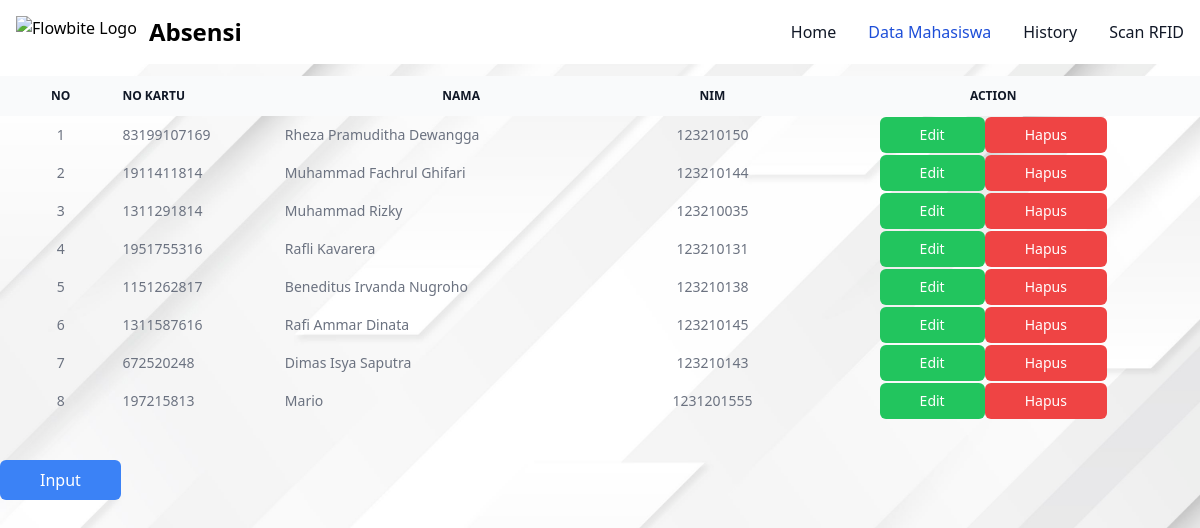
/datamahasiswa.php, run on the app's committed database.
### tables this page shows
CREATE TABLE `mahasiswa` (
  `id` int(20) NOT NULL,
  `nokartu` varchar(20) NOT NULL,
  `nama` varchar(50) NOT NULL,
  `NIM` varchar(20) NOT NULL
);

### datamahasiswa.php (the view, shortened to what this page needs)
<!DOCTYPE html>
<html lang="en">
<head>
    <script src="https://cdn.tailwindcss.com"></script>
</head>
<body class="bg-cover bg-center bg-no-repeat h-screen" style="background-image: url('images/bg-3.jpg')">
    <nav class="bg-white border-gray-200 dark:bg-gray-900">
        <div class="max-w-screen-xl flex flex-wrap items-center justify-between mx-auto p-4">
            <a href="index.php" class="flex items-center space-x-3 rtl:space-x-reverse">
                <img src="https://flowbite.com/docs/images/logo.svg" class="h-8" alt="Flowbite Logo" />
                <span class="self-center text-2xl font-semibold whitespace-nowrap dark:text-white">Absensi</span>
            </a>
            <div class="hidden w-full md:block md:w-auto" id="navbar-default">
                <ul
                    class="font-medium flex flex-col p-4 md:p-0 mt-4 border border-gray-100 rounded-lg bg-gray-50 md:flex-row md:space-x-8 rtl:space-x-reverse md:mt-0 md:border-0 md:bg-white dark:bg-gray-800 md:dark:bg-gray-900 dark:border-gray-700">
                    <li>
                        <a href="index.php"
                            class="block py-2 px-3 text-gray-900 rounded hover:bg-gray-100 md:hover:bg-transparent md:border-0 md:hover:text-blue-700 md:p-0 dark:text-white md:dark:hover:text-blue-500 dark:hover:bg-gray-700 dark:hover:text-white md:dark:hover:bg-transparent">Home</a>
                    </li>
                    <li>
                        <a href="datamahasiswa.php"
                            class="block py-2 px-3 text-white bg-blue-700 rounded md:bg-transparent md:text-blue-700 md:p-0 dark:text-white md:dark:text-blue-500"
                            aria-current="page">Data Mahasiswa</a>
                    </li>
                    <li>
                        <a href="absensi.php"
                            class="block py-2 px-3 text-gray-900 rounded hover:bg-gray-100 md:hover:bg-transparent md:border-0 md:hover:text-blue-700 md:p-0 dark:text-white md:dark:hover:text-blue-500 dark:hover:bg-gray-700 dark:hover:text-white md:dark:hover:bg-transparent">History</a>
                    </li>
                    <li>
                        <a href="scan.php"
                            class="block py-2 px-3 text-gray-900 rounded hover:bg-gray-100 md:hover:bg-transparent md:border-0 md:hover:text-blue-700 md:p-0 dark:text-white md:dark:hover:text-blue-500 dark:hover:bg-gray-700 dark:hover:text-white md:dark:hover:bg-transparent">Scan RFID</a>
                    </li>
                </ul>
            </div>
        </div>
    </nav>
    <div class="container mx-auto relative overflow-x-auto max-w-7xl mt-3">
        <table class="w-full text-sm text-left rtl:text-right text-gray-500 dark:text-gray-400">
            <thead class="text-xs text-gray-900 uppercase bg-gray-50 dark:bg-gray-700 dark:text-gray-400">
                <tr>
                    <th scope="col" class="px-6 py-3 flex justify-center">
                        No
                    </th>
                    <th scope="col" class=" py-3">
                        No Kartu
                    </th>
                    <th scope="col" class="px-6 py-3 flex justify-center">
                        Nama
                    </th>
                    <th scope="col" class="px-4 py-3 text-center">
                        NIM
                    </th>
                    <th scope="col" class="px-6 py-3 flex justify-center">
                        Action
                    </th>
                </tr>
            </thead>
            <tbody>
                <?php
        include "koneksi.php";
        $sql = mysqli_query($connect,"SELECT * FROM mahasiswa");
        $no = 0;
        while ($data = mysqli_fetch_array($sql)) {
            $no++;
        ?>
                <td class="flex justify-center"> <?= $no ?></td>
                <td class=""><?= $data['nokartu'] ?></td>
                <td class="flex"><?= $data['nama'] ?></td>
                <td class="text-center"><?= $data['NIM'] ?></td>
                <td class="flex justify-center">
                    <button type="button" class=" text-white rounded-md bg-green-500 px-10 py-2 hover:bg-green-700 duration-300"><a
                            href=edit.php?id=<?php echo $data['id']; ?>>Edit</a></button>
                    <button type="button" class=" text-white rounded-md bg-red-500 px-10 py-2 hover:bg-red-700 duration-300"><a
                            href=delete.php?id=<?php echo $data['id']; ?>>Hapus</a></button>
                </td>
            </tbody>
            <?php } ?>
        </table>
        <div class=" mt-10">
            <a href="input.php"> <button class=" text-white rounded-md bg-blue-500 px-10 py-2 hover:bg-blue-700 duration-300" type="submit"
                    value="Masuk">Input</button></a>
        </div>
</body>
</html>

### data on the page
mahasiswa: nokartu "83199107169", nama "Rheza Pramuditha Dewangga", NIM "123210150"
mahasiswa: nokartu "1911411814", nama "Muhammad Fachrul Ghifari", NIM "123210144"
mahasiswa: nokartu "1311291814", nama "Muhammad Rizky", NIM "123210035"
mahasiswa: nokartu "1951755316", nama "Rafli Kavarera", NIM "123210131"
mahasiswa: nokartu "1151262817", nama "Beneditus Irvanda Nugroho", NIM "123210138"
mahasiswa: nokartu "1311587616", nama "Rafi Ammar Dinata", NIM "123210145"
mahasiswa: nokartu "672520248", nama "Dimas Isya Saputra", NIM "123210143"
mahasiswa: nokartu "197215813", nama "Mario", NIM "1231201555"
